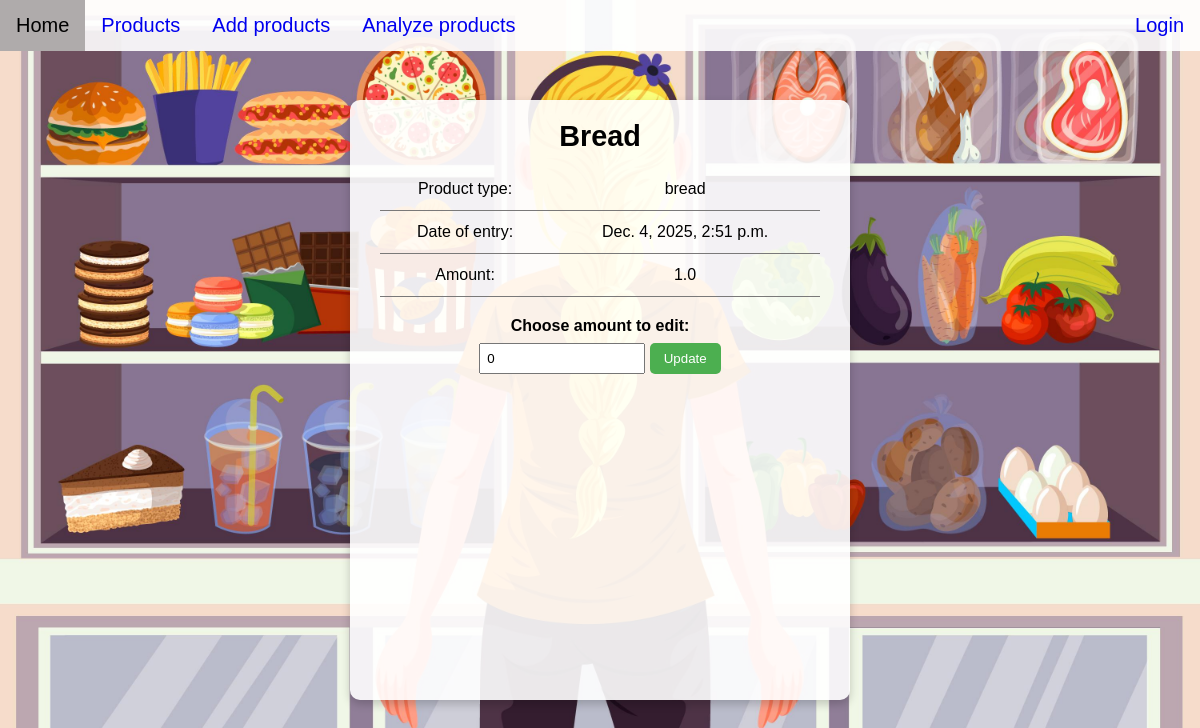
The app's page /tracker/5/ with its own data.
### tracker/models.py (models this page shows, shortened)
class Product(models.Model):
    product_name = models.CharField(max_length=200)
    product_type = models.CharField(max_length=200)
    entry_date = models.DateTimeField("Upload date")
    amount = models.FloatField(default=0)

### tracker/views.py (the view)
# urls.py: path("<int:pk>/", views.DetailView.as_view(), name="detail"),
class DetailView(generic.DetailView):
    model = Product
    template_name = "tracker/detail.html"

### tracker/templates/tracker/detail.html (shortened to what this page needs)
{% extends "base.html" %}
{% load static %}
{% block content %}
<div class="box">
    <header>{{ product.product_name }}</header>
    <table class="detail-table">
        <tr>
            <td class="label">Product type:</td>
            <td>{{ product.product_type }}</td>
        </tr>
        <tr>
            <td class="label">Date of entry:</td>
            <td>{{ product.entry_date }}</td>
        </tr>
        <tr>
            <td class="label">Amount:</td>
            <td>{{ product.amount }}</td>
        </tr>
    </table>
    <form action="{% url 'tracker:modify' product.id %}" method="post" class="edit-form">
        <label for="amount">Choose amount to edit:</label>
        <input type="number" id="amount" name="amount" value="0">
        <input type="submit" value="Update">
    </form>
</div>
{% endblock %}

### tracker/static/tracker/style.css (style rules this page uses)
body { margin: 0; font-family: Arial, sans-serif; background: url("images/background.jpg") no-repeat center center fixed; background-size: cover; display: flex; justify-content: center; align-items: center; height: 100vh; }
.box { background: rgba(255, 255, 255, 0.9); padding: 20px 30px; border-radius: 10px; box-shadow: 0 4px 10px rgba(0,0,0,0.2); box-sizing: border-box; width: 500px; height: 600px; text-align: center; display: flex; flex-direction: column; }
header { font-size: 1.8rem; font-weight: bold; margin-bottom: 15px; }
table { width: 100%; border-collapse: collapse; color: black; }
td, tr { border-bottom: 1px solid #7a7979; padding: 12px; }
.edit-form { margin-top: 20px; }
.edit-form label { display: block; font-weight: bold; margin-bottom: 8px; }
.edit-form input[type="number"] { width: 150px; padding: 6px; margin-bottom: 12px; }
.edit-form input[type="submit"] { padding: 8px 14px; border: none; border-radius: 5px; background: #4CAF50; color: white; cursor: pointer; }

### records on screen
Product: product_name "Bread", product_type "bread", entry_date "Dec. 4, 2025, 2:51 p.m.", amount "1.0"
